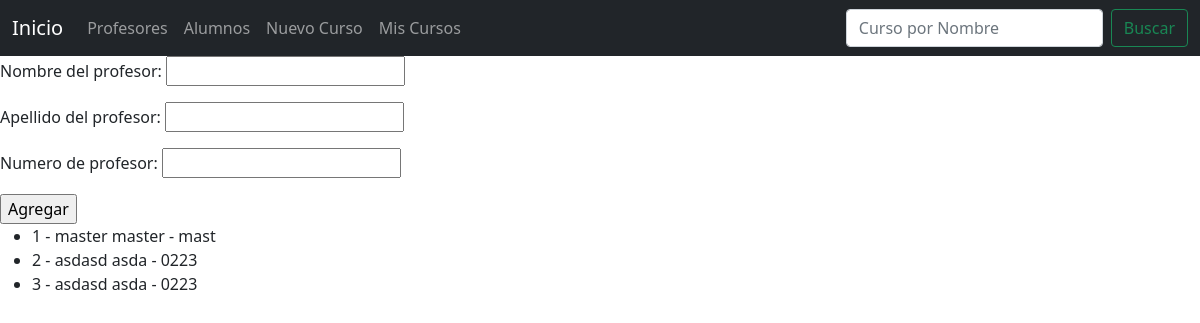
The app's page /profesores/, older data.
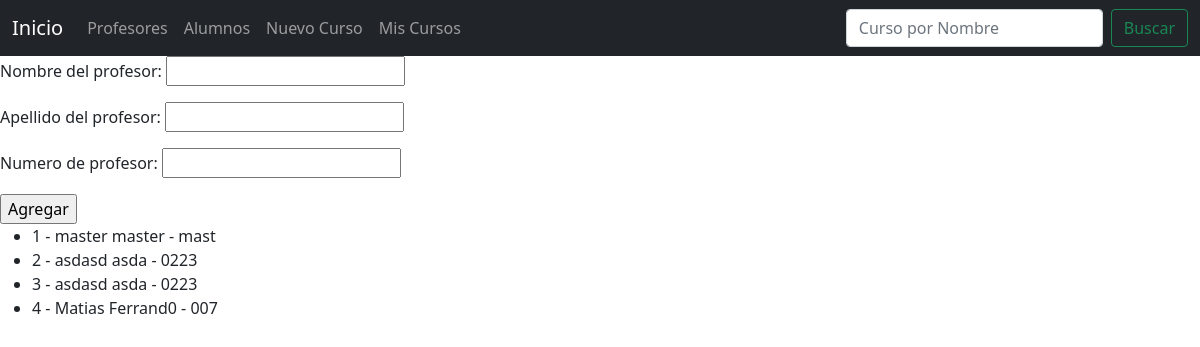
The same page, newer data.
### Aplicacion/models.py (models this page shows, shortened)
class Profesor(models.Model):
    nombre_del_profesor = models.CharField(max_length=20)
    apellido_del_profesor = models.CharField(max_length=20)
    numero_de_profesor = models.CharField(max_length=4)

### Aplicacion/views.py (the view)
# urls.py: path("profesores/", mostrar_profesores, name="profesores"),
def mostrar_profesores(request):
    context = {
        "form": ProfesorForm(),
        "profesores": Profesor.objects.all(),
    }
    return render(request, "Aplicacion/profesores.html", context)

### Aplicacion/forms.py
class ProfesorForm(forms.ModelForm):
    class Meta:
        model = Profesor
        fields = '__all__'

### Aplicacion/templates/Aplicacion/profesores.html (shortened to what this page needs)
{% extends "Aplicacion/base.html" %}
{% load static %}
{% block main %}
<h1>Administracion de Profesores: </h1>
<form action="{% url 'agregar-profesor' %}" method="post">
    {{form.as_p}}
    <input type="submit" value="Agregar">
</form>
<ul>
    {% for profesor in profesores %}
    <li>
        {{ profesor.id }} - {{profesor.nombre_del_profesor}} {{profesor.apellido_del_profesor}} - {{profesor.numero_de_profesor}}
    </li>
    {% endfor %}
</ul>
{% endblock %}

Row changes from the older to the newer data that the page shows:
added Profesor: id "4", nombre_del_profesor "Matias", apellido_del_profesor "Ferrand0", numero_de_profesor "007"
